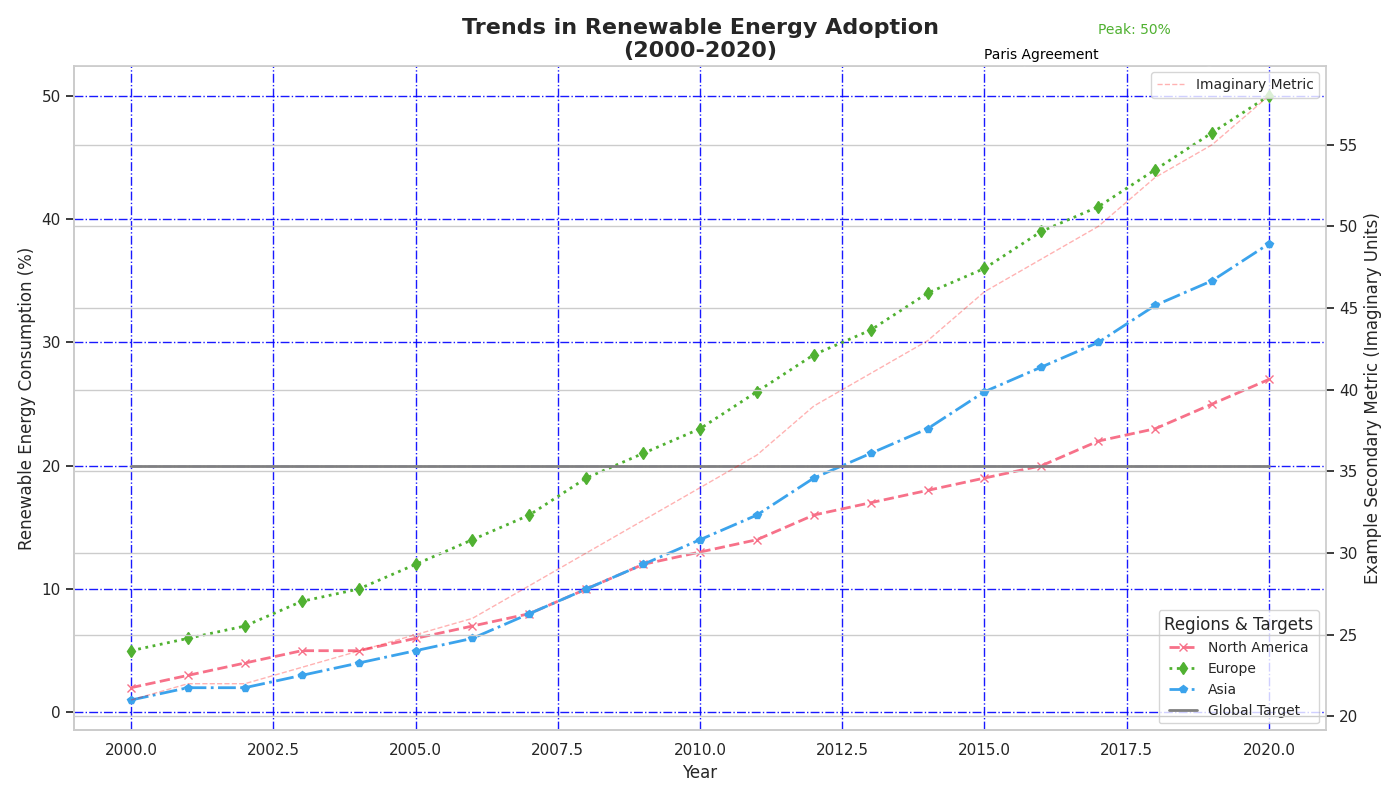

Generate this figure with Python:
import matplotlib.pyplot as plt
import numpy as np
import seaborn as sns

years = np.arange(2000, 2021)
north_america = [2, 3, 4, 5, 5, 6, 7, 8, 10, 12, 13, 14, 16, 17, 18, 19, 20, 22, 23, 25, 27]
europe = [5, 6, 7, 9, 10, 12, 14, 16, 19, 21, 23, 26, 29, 31, 34, 36, 39, 41, 44, 47, 50]
asia = [1, 2, 2, 3, 4, 5, 6, 8, 10, 12, 14, 16, 19, 21, 23, 26, 28, 30, 33, 35, 38]
global_target = [20] * len(years)

fig, ax = plt.subplots(figsize=(14, 8))
palette = sns.color_palette("husl", 3)

ax.plot(years, north_america, marker='x', linestyle='--', linewidth=2, color=palette[0], label='North America')
ax.plot(years, europe, marker='d', linestyle=':', linewidth=2, color=palette[1], label='Europe')
ax.plot(years, asia, marker='p', linestyle='-.', linewidth=2, color=palette[2], label='Asia')
ax.plot(years, global_target, linestyle='-', linewidth=2, color='gray', label='Global Target')

ax.set_title("Trends in Renewable Energy Adoption\n(2000-2020)", fontsize=16, fontweight='bold')
ax.set_xlabel("Year", fontsize=12)
ax.set_ylabel("Renewable Energy Consumption (%)", fontsize=12)

ax.grid(True, linestyle='-.', alpha=0.9, color='blue')
ax.spines['top'].set_linewidth(0.5)
ax.spines['right'].set_color('none')

ax.legend(loc='lower right', fontsize=10, title='Regions & Targets', title_fontsize=12)

ax.annotate('Paris Agreement', xy=(2015, 50), xytext=(2016, 53),
            arrowprops=dict(facecolor='black', arrowstyle='->'),
            fontsize=10, ha='center', color='black')

for i, txt in enumerate(europe):
    if txt == max(europe):
        ax.annotate(f'Peak: {txt}%', xy=(years[i], txt), xytext=(years[i]-3, txt+5),
                    arrowprops=dict(facecolor=palette[1], arrowstyle='->'),
                    fontsize=10, color=palette[1])

ax2 = ax.twinx()
ax2.set_ylabel('Example Secondary Metric (Imaginary Units)', fontsize=12)
ax2.plot(years, [x + 20 for x in asia], linestyle='--', linewidth=1, color='red', alpha=0.3, label='Imaginary Metric')
ax2.legend(loc='upper right', fontsize=10)

plt.tight_layout()
plt.show()
